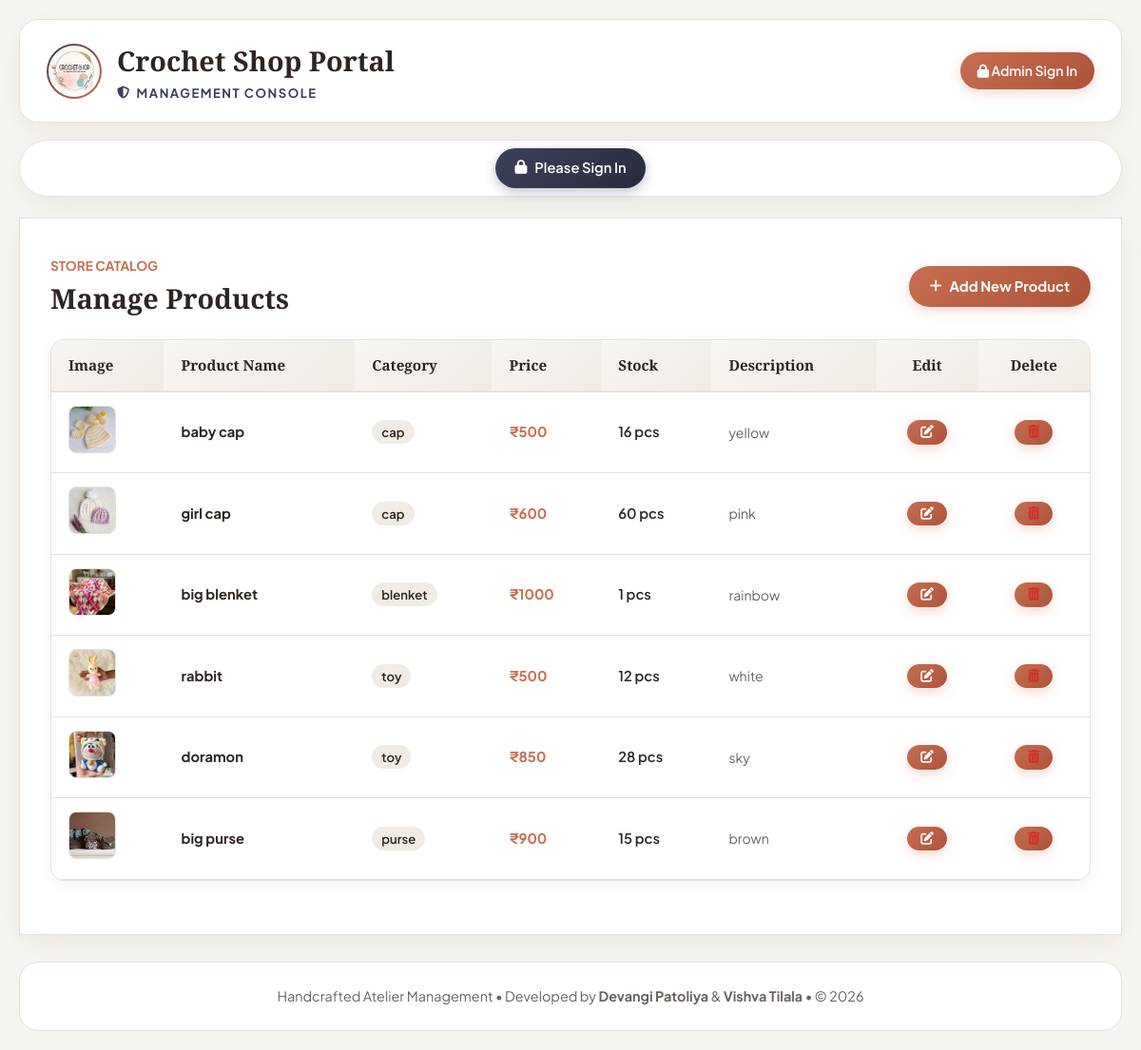
The page /admin/index.php?page=viewproduct on the database its author committed.
### tables this page shows
CREATE TABLE `product` (
  `p_id` int(10) NOT NULL AUTO_INCREMENT,
  `c_id` int(10) NOT NULL,
  `p_name` varchar(20) NOT NULL,
  `p_image` varchar(50) NOT NULL,
  `p_price` int(20) NOT NULL,
  `p_quantity` int(20) NOT NULL,
  `p_description` varchar(50) NOT NULL,
  PRIMARY KEY (`p_id`)
);

CREATE TABLE `category` (
  `c_id` int(10) NOT NULL AUTO_INCREMENT,
  `c_name` varchar(20) NOT NULL,
  PRIMARY KEY (`c_id`)
);

### admin/include/viewproduct.php (the view, shortened to what this page needs)
<?php
	$s = "SELECT * FROM product p JOIN category c ON p.c_id = c.c_id";
	$result = mysql_query($s);
?>
<div id="view">
	<div style="display:flex; justify-content:space-between; align-items:center; margin-bottom:20px;">
		<div>
			<span style="font-size:0.85rem; font-weight:700; color:var(--primary); text-transform:uppercase;">Store Catalog</span>
			<h2 style="font-family:var(--font-heading); font-size:1.8rem; color:var(--text-primary); margin:0;">
				Manage Products
			</h2>
		</div>
		<a href="index.php?page=product" class="btn">
			<i class="fa-solid fa-plus"></i> Add New Product
		</a>
	</div>
	<table>
		<thead>
			<tr>
				<th>Image</th>
				<th>Product Name</th>
				<th>Category</th>
				<th>Price</th>
				<th>Stock</th>
				<th>Description</th>
				<th style="text-align:center;">Edit</th>
				<th style="text-align:center;">Delete</th>
			</tr>
		</thead>
		<tbody>
			<?php
				if($result && mysql_num_rows($result) > 0) {
					while($row = mysql_fetch_array($result)) {
						$p_id = $row['p_id'];
			?>
			<tr>
				<td>
					<img src="../uploadfile/<?php echo $row['p_image']; ?>" alt="Product" style="width:50px; height:50px; border-radius:var(--radius-sm); object-fit:cover; border:1px solid var(--border-light);" onerror="this.onerror=null; this.src='../user/upload/28.png';">
				</td>
				<td style="font-weight:700; color:var(--text-primary);"><?php echo htmlspecialchars($row['p_name']); ?></td>
				<td>
					<span style="background:var(--bg-subtle); padding:4px 10px; border-radius:var(--radius-full); font-size:0.82rem; font-weight:600;">
						<?php echo htmlspecialchars($row['c_name']); ?>
					</span>
				</td>
				<td style="font-weight:700; color:var(--primary);">₹<?php echo $row['p_price']; ?></td>
				<td>
					<span style="font-weight:600;"><?php echo $row['p_quantity']; ?> pcs</span>
				</td>
				<td style="color:var(--text-secondary); font-size:0.88rem; max-width:200px;">
					<?php echo htmlspecialchars($row['p_description']); ?>
				</td>
				<td style="text-align:center;">
					<a href="index.php?page=productedit&p_id=<?php echo $p_id; ?>" class="btn btn-secondary" style="padding:6px 14px; font-size:0.85rem;" title="Edit">
						<i class="fa-solid fa-pen-to-square"></i>
					</a>
				</td>
				<td style="text-align:center;">
					<a href="action/productdelete.php?p_id=<?php echo $p_id; ?>" onclick="return f2();" class="btn btn-secondary" style="padding:6px 14px; font-size:0.85rem; color:#D32F2F !important;" title="Delete">
						<i class="fa-solid fa-trash-can"></i>
					</a>
				</td>
			</tr>
			<?php
					}
				} else {
					echo "<tr><td colspan='8' style='text-align:center; padding:30px; color:var(--text-secondary);'>No products in catalog.</td></tr>";
				}
			?>
		</tbody>
	</table>
</div>

### admin/css/css.css (style rules this page uses)
:root { --primary: #C86D51; --primary-dark: #AC5339; --primary-light: #F7EAE5; --primary-glow: rgba(200, 109, 81, 0.25); --secondary: #5B8266; --secondary-dark: #466750; --secondary-light: #EBF2ED; --admin-accent: #3D405B; --accent-gold: #DDA15E; --bg-page: #F6F4F0; --bg-surface: #FFFFFF; --bg-subtle: #EFEBE5; --text-primary: #2D2522; --text-secondary: #6B625E; --text-muted: #9C938E; --border-light: #E8E1D9; --border-stitch: #D8CCC0; --font-heading: 'Playfair Display', Georgia, serif; --font-body: 'Plus Jakarta Sans', -apple-system, BlinkMacSystemFont, "Segoe UI", Roboto, sans-serif; --radius-sm: 8px; --radius-md: 14px; --radius-lg: 20px; --radius-full: 9999px; --shadow-subtle: 0 4px 14px rgba(60, 40, 30, 0.05); --shadow-card: 0 10px 30px -6px rgba(60, 40, 30, 0.08); --shadow-hover: 0 16px 36px -6px rgba(200, 109, 81, 0.16); --transition: all 0.3s cubic-bezier(0.25, 0.8, 0.25, 1); }
*, *::before, *::after { box-sizing: border-box; margin: 0; padding: 0; }
body { font-family: var(--font-body); color: var(--text-primary); background-color: var(--bg-page); line-height: 1.6; min-height: 100vh; padding: 20px; }
a { color: var(--primary); text-decoration: none; transition: var(--transition); }
table, table[border] { border: none !important; border-collapse: separate !important; border-spacing: 0 !important; width: 100%; margin: 20px auto; background: #FFFFFF; border-radius: var(--radius-md); box-shadow: var(--shadow-subtle); overflow: hidden; border: 1px solid var(--border-light) !important; }
table th { background: linear-gradient(135deg, #F8F5F2 0%, #EFEBE5 100%); color: var(--text-primary); font-family: var(--font-heading); font-weight: 700; font-size: 0.95rem; padding: 14px 18px; text-align: left; border-bottom: 2px solid var(--border-light); }
table td { padding: 14px 18px; border-bottom: 1px solid var(--border-light); color: var(--text-primary); font-size: 0.92rem; vertical-align: middle; }
.btn, button, input[type="submit"], .button { display: inline-flex; align-items: center; justify-content: center; gap: 8px; background: linear-gradient(135deg, var(--primary) 0%, var(--primary-dark) 100%); color: #FFFFFF !important; padding: 10px 22px; border-radius: var(--radius-full); border: none; font-family: var(--font-body); font-size: 0.92rem; font-weight: 700; cursor: pointer; box-shadow: 0 4px 12px var(--primary-glow); transition: var(--transition); text-decoration: none !important; }

### rows shown on the page
product: p_image (picture), p_name "baby cap", c.c_name "cap", p_price "500", p_quantity "16", p_description "yellow"
product: p_image (picture), p_name "girl cap", c.c_name "cap", p_price "600", p_quantity "60", p_description "pink"
product: p_image (picture), p_name "big blenket", c.c_name "blenket", p_price "1000", p_quantity "1", p_description "rainbow"
product: p_image (picture), p_name "rabbit", c.c_name "toy", p_price "500", p_quantity "12", p_description "white"
product: p_image (picture), p_name "doramon", c.c_name "toy", p_price "850", p_quantity "28", p_description "sky"
product: p_image (picture), p_name "big purse", c.c_name "purse", p_price "900", p_quantity "15", p_description "brown"
